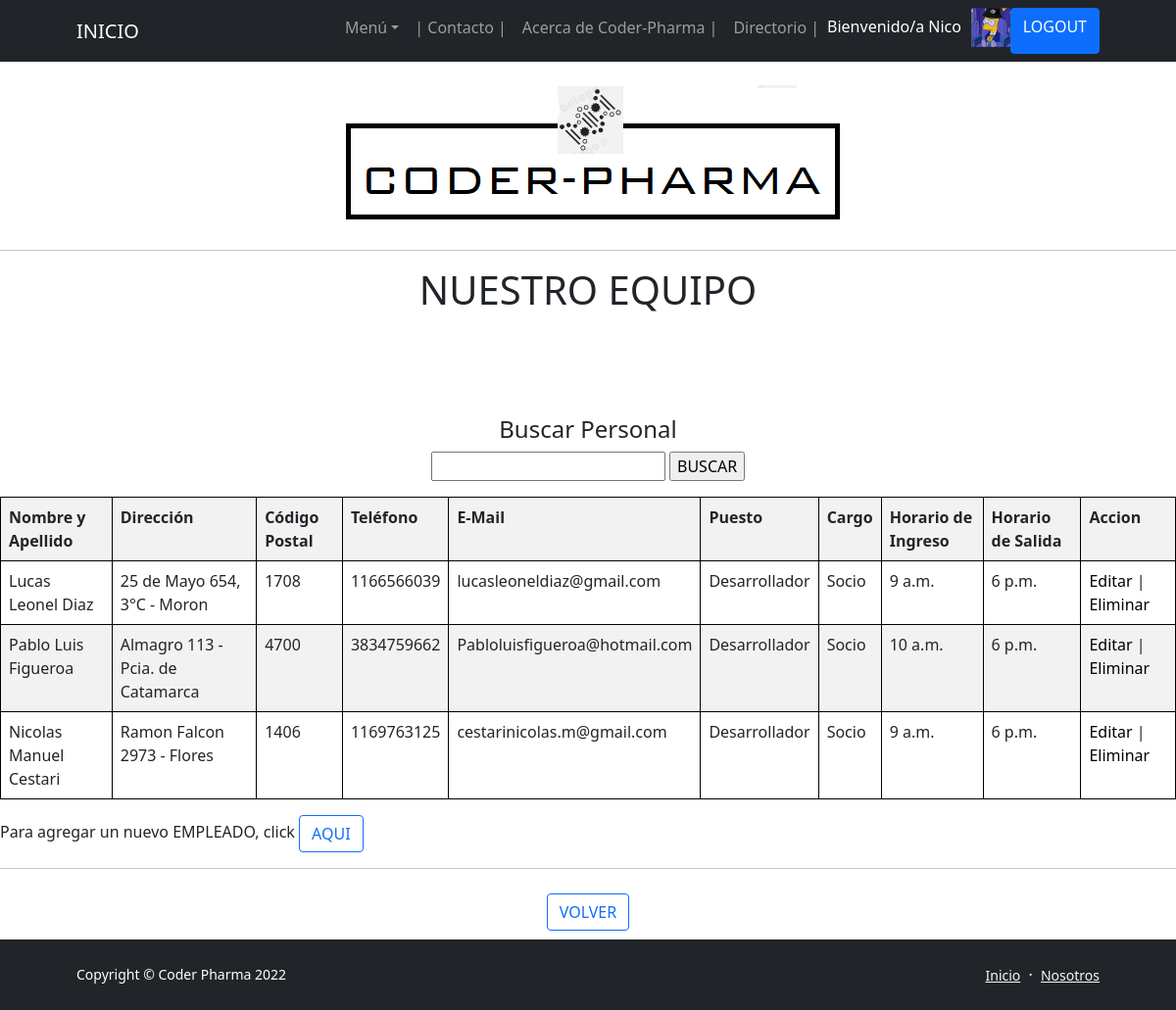
The app's page /App-Drogueria/Empleados (signed in) with its own data.
### App_DROGUERIA/models.py (models this page shows, shortened)
class EMPLEADO(models.Model):
    nombre = models.CharField(max_length=50)
    apellido = models.CharField(max_length=50)
    direccion = models.CharField(max_length=50)
    codigoPostal = models.IntegerField()
    telefono = models.CharField(max_length=50)
    eMail = models.EmailField(max_length=50)
    puesto = models.CharField(max_length=50)
    cargo = models.CharField(max_length=50)
    horarioIngreso = models.TimeField()
    horarioSalida = models.TimeField()

### App_DROGUERIA/views.py (the view)
# urls.py: path('Empleados', Empleados, name = "06_Empleados"),
def Empleados (request):
    empleados = EMPLEADO.objects.all()
    try:
        avatar = Avatar.objects.get(usuario = request.user.id)
        return render(request,"06 - Empleados.html", {"Personal": empleados, "url": avatar.imagen.url})
    except:
        return render(request,"06 - Empleados.html", {"Personal": empleados})

### App_DROGUERIA/Templates/06 - Empleados.html
{% extends '00 - ORIGEN (b).html' %}
{% load static %}
{% block blockname %}
</head>
    <body>
        <br>
        <p class="text-center"><img class="img-fluid rounded mb-5 mb-lg-0" src="http://127.0.0.1:8000/media/imagenes/Membrete_Coder-Pharma.png" alt="..." /></p>
        <hr>
        <h1 class="text-center"> NUESTRO EQUIPO</h1>
        <br>
        <br>
        <br>
        <br>
        <center>
            <h4 class="text-center"> Buscar Personal </h4>
            <form action="{% url '06_BuscarEmpleado' %}" method="GET"> {% csrf_token %}
            <p><input type="text" name="nombre">
            <input type="submit" value="BUSCAR">
            </p>
            <table class="table table-striped">
                <tr>
                    <th>Nombre y Apellido </th>
                    <th>Dirección</th>
                    <th>Código Postal</th>
                    <th>Teléfono</th>
                    <th>E-Mail</th>
                    <th>Puesto</th>
                    <th>Cargo</th>
                    <th>Horario de Ingreso</th>
                    <th>Horario de Salida</th>
                    <th>Accion</th>
                </tr>
                    {% for empleado in Personal %}
                <tr>
                    <td>{{empleado.nombre}} {{empleado.apellido}}</td>
                    <td>{{empleado.direccion}}</td>
                    <td>{{empleado.codigoPostal}}</td>
                    <td>{{empleado.telefono}}</td>
                    <td>{{empleado.eMail}}</td>
                    <td>{{empleado.puesto}}</td>
                    <td>{{empleado.cargo}}</td>
                    <td>{{empleado.horarioIngreso}}</td>
                    <td>{{empleado.horarioSalida}}</td>
                    <td>
                        <a style="color: black; text-decoration: none" href="{% url '06_EditaEmpleado' empleado.id %}">Editar</a> |
                        <a style="color: black; text-decoration: none" href="{% url '06_EliminaEmpleado' empleado.id %}">Eliminar</a>
                    </td>
                </tr>
                    {% endfor %}
            </table>
        </center>
        <p> Para agregar un nuevo EMPLEADO, click  <a style="text-decoration: none;" href="{% url '06_AgregaEmpleado' %}" class="btn btn-outline-primary"> AQUI</a> </p>
        <hr>
        <h1 class="text-center"><a href="{% url '04_AcercadeCoderPharma' %}" class="btn btn-outline-primary" disabled> VOLVER</a></h1>
    </body>
</html>
{% endblock blockname %}

### App_DROGUERIA/Templates/00 - ORIGEN (b).html (shortened to what this page needs)
<!DOCTYPE html>
<html lang="es">
    <head>
        {% load static %}
        <link href="https://cdn.jsdelivr.net/npm/bootstrap-icons@1.5.0/font/bootstrap-icons.css" rel="stylesheet" />
        <link href="{% static 'css/styles.css' %}" rel="stylesheet" />
        <link href="css/styles.css" rel="stylesheet" />
    </head>
    <body class="d-flex flex-column h-100">
        <main class="flex-shrink-0">
            <nav class="navbar navbar-expand-lg navbar-dark bg-dark">
                <div class="container px-5">
                    <a class="navbar-brand" href="{% url '01_Inicio' %}">INICIO</a>
                    <div class="collapse navbar-collapse" id="navbarSupportedContent">
                        <ul class="navbar-nav ms-auto mb-2 mb-lg-0">
                            <li class="nav-item dropdown">
                                <a class="nav-link dropdown-toggle" id="navbarDropdownBlog" href="#" role="button" data-bs-toggle="dropdown" aria-expanded="false">Menú</a>
                            </li>
                            <li class="nav-item"><a class="nav-link" href="{% url '09_Contacto' %}"> | Contacto | </a></li>
                            <li class="nav-item"><a class="nav-link" href="{% url '04_AcercadeCoderPharma' %}">Acerca de Coder-Pharma | </a></li>
                            <li class="nav-item"><a class="nav-link" href="{% url '05_Directorio' %}">Directorio | </a></li>
                            {% if user.is_authenticated %}
                                <p style="color: rgb(255, 255, 255); text-decoration: none; margin-right: 10px; margin-top: 7px;">Bienvenido/a {{user.username}}  </p>
                                <img src="{{ url }}" height="40px" alt="Avatar">
                                <li class="btn btn-primary" disabled ><a style="color: rgb(255, 255, 255); text-decoration: none" href="{% url '11_Logout' %}">LOGOUT</a></li>
                            {% else %}
                                <li class="btn btn-primary" disabled ><a style="color: rgb(255, 255, 255); text-decoration: none" href="{% url '09_Login' %}">LOGIN</a></li>
                            {% endif %}
                        </ul>
                    </div>
                </div>
            </nav>
            {% block blockname %}
            {% endblock blockname %}
        <footer class="bg-dark py-4 mt-auto">
            <div class="container px-5">
                <div class="row align-items-center justify-content-between flex-column flex-sm-row">
                    <div class="col-auto"><div class="small m-0 text-white">Copyright &copy; Coder Pharma 2022</div></div>
                    <div class="col-auto">
                        <a class="link-light small" href="{% url '01_Inicio' %}">Inicio</a>
                        <span class="text-white mx-1">&middot;</span>
                        <a class="link-light small" href="{% url '05_Directorio' %}">Nosotros</a>
                    </div>
                </div>
            </div>
        </footer>
    </body>
</html>

### App_DROGUERIA/Templates/00 - ORIGEN (b).html (style rules this page uses)
table, th, td { border: 1px solid black; }

### records on screen
EMPLEADO: nombre "Lucas Leonel", apellido "Diaz", direccion "25 de Mayo 654, 3°C - Moron", codigoPostal "1708", telefono "1166566039", eMail "lucasleoneldiaz@gmail.com", puesto "Desarrollador", cargo "Socio", horarioIngreso "9 a.m.", horarioSalida "6 p.m."
EMPLEADO: nombre "Pablo Luis", apellido "Figueroa", direccion "Almagro 113 - Pcia. de Catamarca", codigoPostal "4700", telefono "3834759662", eMail "Pabloluisfigueroa@hotmail.com", puesto "Desarrollador", cargo "Socio", horarioIngreso "10 a.m.", horarioSalida "6 p.m."
EMPLEADO: nombre "Nicolas Manuel", apellido "Cestari", direccion "Ramon Falcon 2973 - Flores", codigoPostal "1406", telefono "1169763125", eMail "cestarinicolas.m@gmail.com", puesto "Desarrollador", cargo "Socio", horarioIngreso "9 a.m.", horarioSalida "6 p.m."

### other values on screen
{{ user.username }} "Nico"
